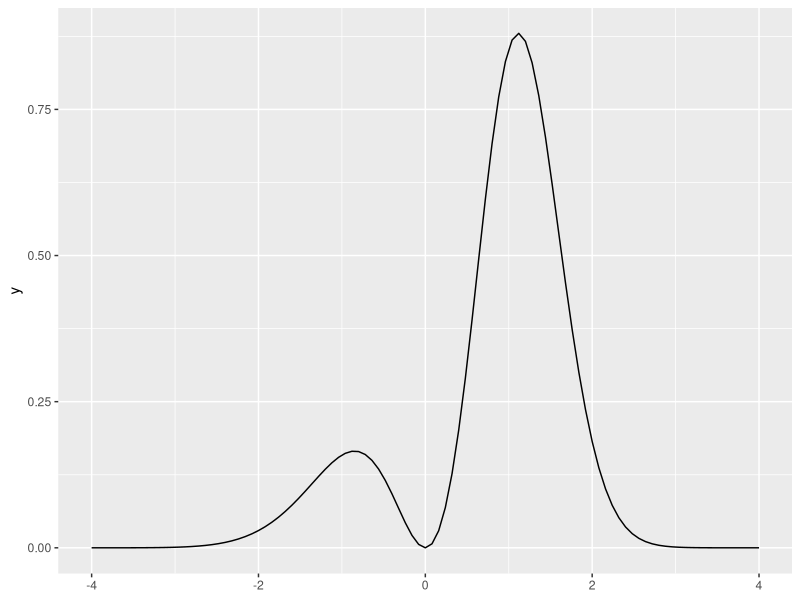
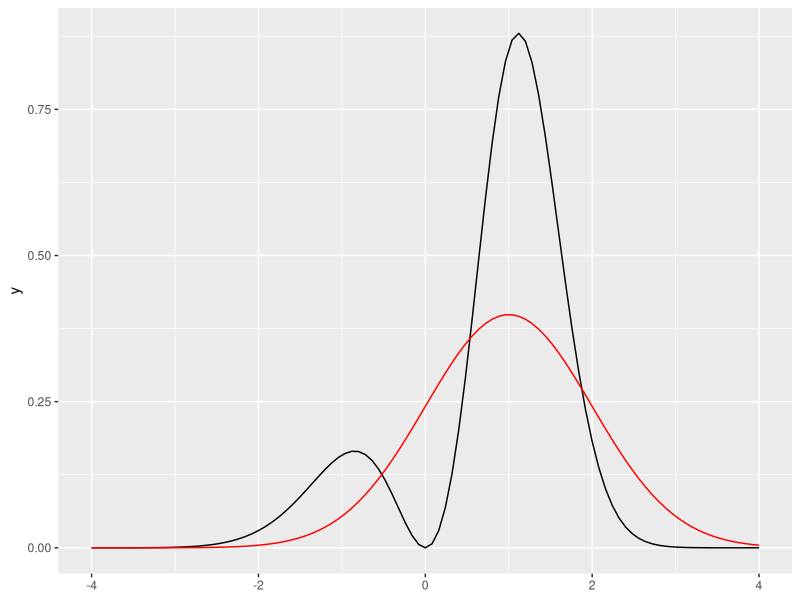
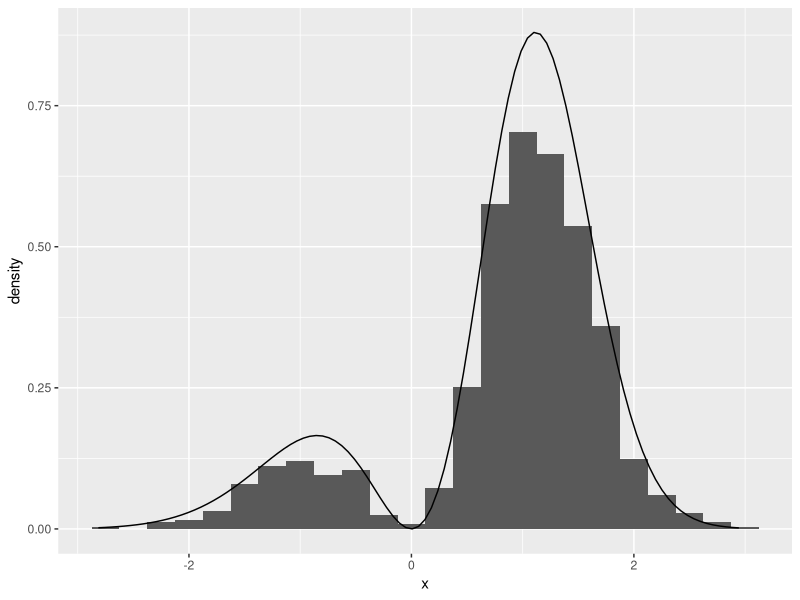
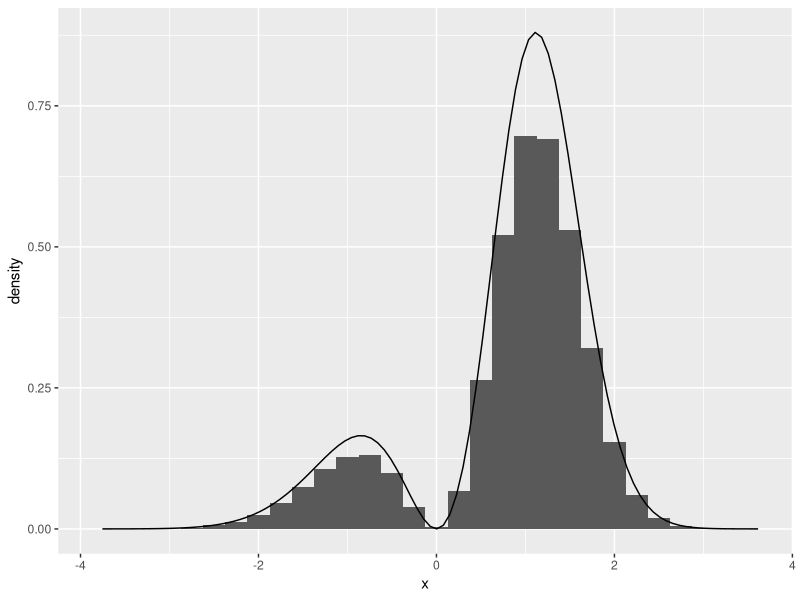
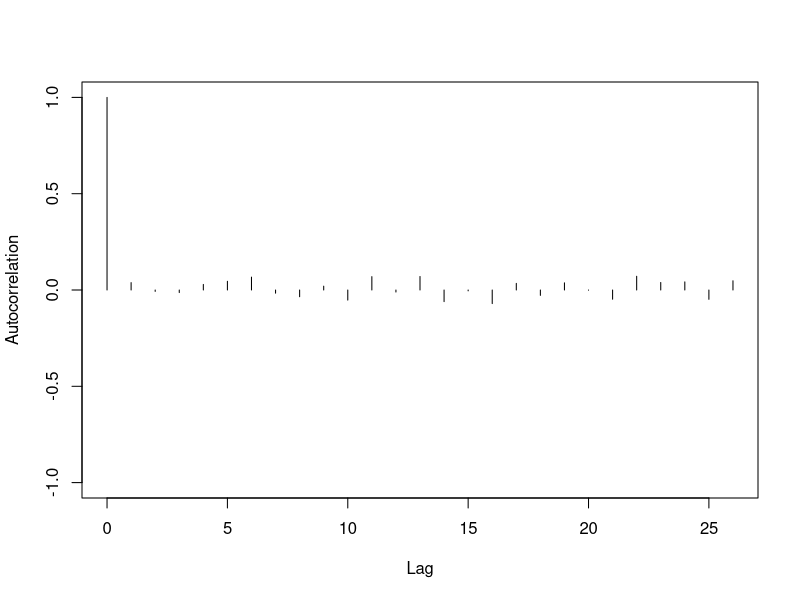
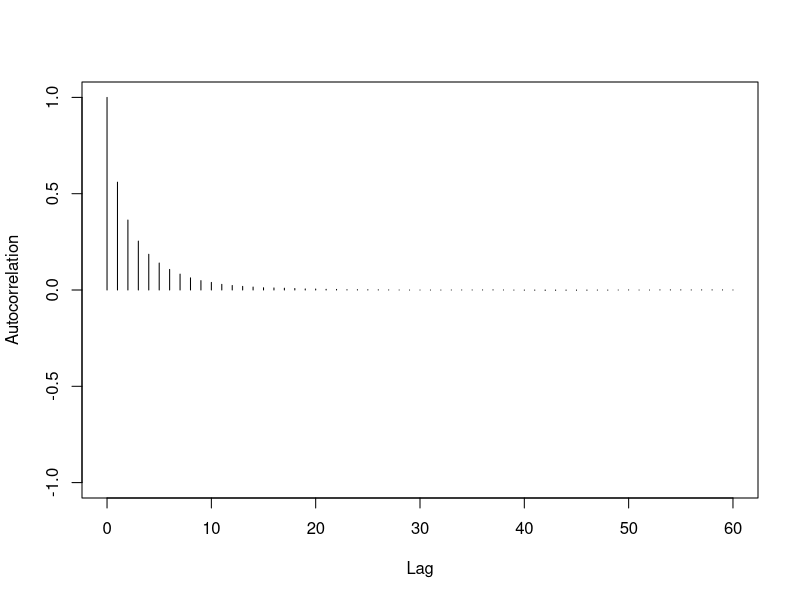
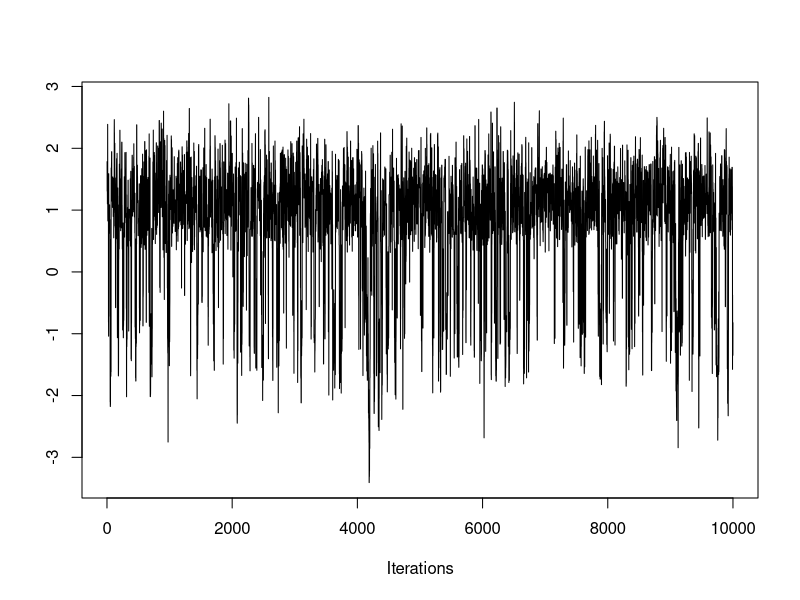
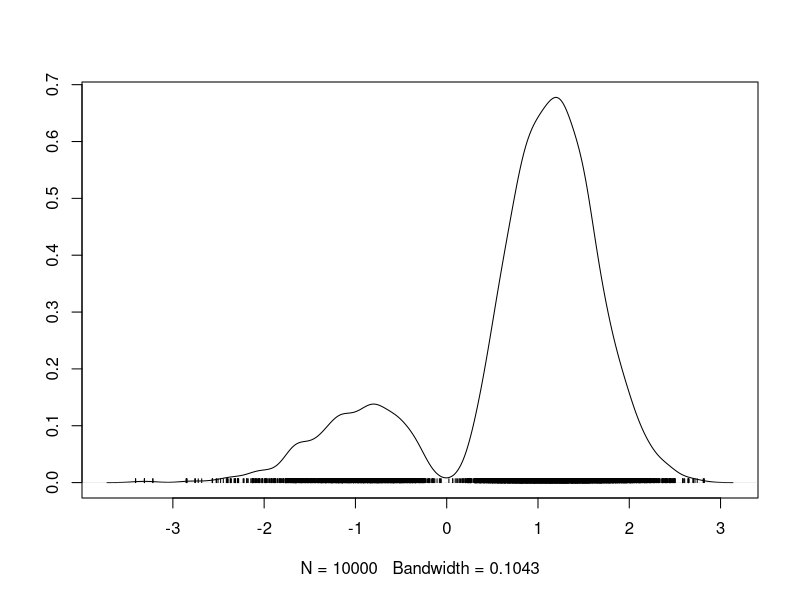

The R script that drew these images, in order:
## ---- chunk 1
set.seed(23059823)
## ---- chunk 2
library(ggplot2)

f_u <- function(x) {
  x^2 * exp(-x^2 + sin(x))
}

ggplot() +
  geom_function(fun = f_u) +
  xlim(-4, 4)
## ---- chunk 3
q <- function(y) {
  dnorm(y, mean = 1, sd = 1)
}

ggplot() +
  geom_function(fun = f_u) +
  geom_function(fun = q, colour = "red") +
  xlim(-4, 4)
## ---- chunk 4
n <- 10
estado_actual <- 1
for (t in seq_len(n - 1)) {
  print(sprintf("Estado actual: %.3f", estado_actual))
  estado_propuesto <- rnorm(1, mean = 1, sd = 1)
  razon_Hastings <-
    (f_u(estado_propuesto) * q(estado_actual)) /
      (f_u(estado_actual) * q(estado_propuesto))
  u <- runif(1)
  print(sprintf(
    "   Estado propuesto: %.3f, Prob. de aceptar: %.3f, %s (u = %.3f)",
    estado_propuesto,
    min(1, razon_Hastings),
    if (u < razon_Hastings) {
      "Aceptar"
    } else {
      "Rechazar"
    },
    u
  ))
  if (u < razon_Hastings) {
    estado_actual <- estado_propuesto
  }
}
## ---- chunk 5
n <- 1e3
m <- 1e3
valores <- replicate(m, {
  estado_actual <- rnorm(1, mean = 1, sd = 1)
  for (t in seq_len(n - 1)) {
    estado_propuesto <- rnorm(1, mean = 1, sd = 1)
    razon_Hastings <-
      (f_u(estado_propuesto) * q(estado_actual)) /
        (f_u(estado_actual) * q(estado_propuesto))
    u <- runif(1)
    if (u < razon_Hastings) {
      estado_actual <- estado_propuesto
    }
  }
  estado_actual
})

ggplot(data.frame(x = valores), aes(x = x)) +
  geom_histogram(aes(y = after_stat(density)), binwidth = .25) +
  geom_function(fun = f_u)
## ---- chunk 6
n <- 1e6
estados <- numeric(n)
estados[1] <- 1
for (t in seq_len(n - 1)) {
  estado_actual <- estados[t]
  estado_propuesto <- rnorm(1, mean = 1, sd = 1)
  razon_Hastings <-
    (f_u(estado_propuesto) * q(estado_actual)) /
      (f_u(estado_actual) * q(estado_propuesto))
  u <- runif(1)
  if (u < razon_Hastings) {
    estados[t + 1] <- estado_propuesto
  } else {
    estados[t + 1] <- estado_actual
  }
}

ggplot(data.frame(x = estados), aes(x = x)) +
  geom_histogram(aes(y = after_stat(density)), binwidth = .25) +
  geom_function(fun = f_u)
## ---- chunk 7
estimacion <- mean(estados)
estimacion
## ---- chunk 8
numero_lotes <- 500
longitud_lotes <- n / numero_lotes
medias_lotes <- numeric(numero_lotes)
for (i in seq_len(numero_lotes)) {
  indices_lotes <- seq(
    longitud_lotes * (i - 1) + 1,
    longitud_lotes * i
  )
  medias_lotes[i] <- mean(estados[indices_lotes])
}
estimacion <- mean(medias_lotes)
error_estandar <- sqrt(var(medias_lotes) / numero_lotes)
probabilidad_cobertura <- 0.95
alfa <- 1 - probabilidad_cobertura
percentil <- qnorm(1 - alfa / 2)
intervalo_confianza <- estimacion + c(-1, 1) * error_estandar * percentil
## ---- chunk 9
library(coda)

autocorr.plot(mcmc(medias_lotes))
## ---- chunk 10
autocorr.plot(mcmc(estados))
sqrt(var(estados) / n)
## ---- chunk 11
library(mcmc)

log_f_u <- function(x) {
  if (x == 0) {
    -Inf
  } else {
    2 * log(abs(x)) - x^2 + sin(x)
  }
}

paseo_Metropolis <- metrop(log_f_u, initial = 1, nbatch = 1e4)
## ---- chunk 12
str(paseo_Metropolis)
head(paseo_Metropolis$batch)
## ---- chunk 13
traceplot(mcmc(paseo_Metropolis$batch))
## ---- chunk 14
densplot(mcmc(paseo_Metropolis$batch))
## ---- chunk 15
paseo_Metropolis$accept
## ---- chunk 16
paseo_Metropolis <- metrop(paseo_Metropolis, scale = 2)
paseo_Metropolis$accept
paseo_Metropolis <- metrop(paseo_Metropolis, scale = 3)
paseo_Metropolis$accept
## ---- chunk 17
autocorr.plot(mcmc(paseo_Metropolis$batch))
## ---- chunk 18
paseo_Metropolis <- metrop(paseo_Metropolis, nbatch = 500, blen = 2000)
autocorr.plot(mcmc(paseo_Metropolis$batch))

library(purrr)

estimacion <- paseo_Metropolis$batch |> 
  array_branch(margin = 2) |> 
  map_dbl(mean)
error_estandar <- paseo_Metropolis$batch |> 
  array_branch(margin = 2) |> 
  map_dbl(var) |> 
  magrittr::divide_by(paseo_Metropolis$nbatch) |> 
  sqrt()

probabilidad_cobertura <- 0.95
alfa <- 1 - probabilidad_cobertura
percentil <- qnorm(1 - alfa / 2)
intervalo_confianza <- estimacion + c(-1, 1) * error_estandar * percentil
## ---- chunk 19
log_q <- function(y) {
  dexp(y, rate = 1, log = TRUE)
}
## ---- chunk 20
n <- 1e4
estados <- numeric(n)
estados[1] <- 1
for (t in seq_len(n - 1)) {
  estado_actual <- estados[t]
  estado_propuesto <- rexp(1, rate = 1)
  log_razon_Hastings <-
    (log_f_u(estado_propuesto) + log_q(estado_actual)) -
    (log_f_u(estado_actual) + log_q(estado_propuesto))
  log_u <- log(runif(1))
  if (log_u < log_razon_Hastings) {
    estados[t + 1] <- estado_propuesto
  } else {
    estados[t + 1] <- estado_actual
  }
}

traceplot(mcmc(estados))
## ---- chunk 21
n <- 1e4
estados <- numeric(n)
estados[1] <- -1
for (t in seq_len(n - 1)) {
  estado_actual <- estados[t]
  estado_propuesto <- rexp(1, rate = 1)
  log_razon_Hastings <-
    (log_f_u(estado_propuesto) + log_q(estado_actual)) -
    (log_f_u(estado_actual) + log_q(estado_propuesto))
  log_u <- log(runif(1))
  if (log_u < log_razon_Hastings) {
    estados[t + 1] <- estado_propuesto
  } else {
    estados[t + 1] <- estado_actual
  }
}

traceplot(mcmc(estados))
